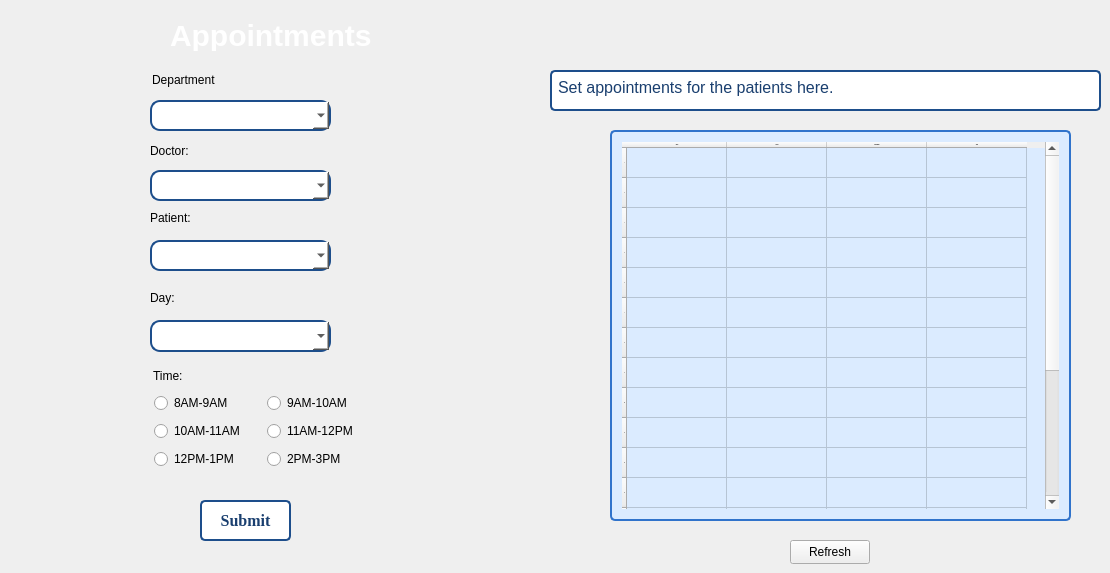
   <widget class="QWidget" name="tab_11">
    <attribute name="title">
     <string>Appointment</string>
    </attribute>
    <widget class="QTableWidget" name="tableWidget_7">
     <property name="geometry">
      <rect>
       <x>610</x>
       <y>130</y>
       <width>461</width>
       <height>391</height>
      </rect>
     </property>
     <property name="font">
      <font>
       <family>Times New Roman</family>
       <pointsize>-1</pointsize>
       <bold>true</bold>
      </font>
     </property>
     <property name="styleSheet">
      <string notr="true">QTableWidget
{
background-color: rgb(219, 235, 255); 
font-color: rgb(21, 50, 88); 
border: 2px solid rgb(48, 115, 203);
border-radius: 5px; 
padding: 10px 10px; 
font-size: 16px;
font-weight: bold;
cursor: pointer; 
}
QTableWidget:pressed 
{
background-color: rgb(45, 108, 190); 
font-color: rgb(255, 255, 255);
box-shadow: 2px 4px rgb(7, 17, 30); 
}
</string>
     </property>
     <row>
      <property name="text">
       <string>1</string>
      </property>
     </row>
     <row>
      <property name="text">
       <string>2</string>
      </property>
     </row>
     <row>
      <property name="text">
       <string>3</string>
      </property>
     </row>
     <row>
      <property name="text">
       <string>4</string>
      </property>
     </row>
     <row>
      <property name="text">
       <string>5</string>
      </property>
     </row>
     <row>
      <property name="text">
       <string>7</string>
      </property>
     </row>
     <row>
      <property name="text">
       <string>8</string>
      </property>
     </row>
     <row>
      <property name="text">
       <string>9</string>
      </property>
     </row>
     <row>
      <property name="text">
       <string>10</string>
      </property>
     </row>
     <row>
      <property name="text">
       <string>11</string>
      </property>
     </row>
     <row>
      <property name="text">
       <string>12</string>
      </property>
     </row>
     <row>
      <property name="text">
       <string>13</string>
      </property>
     </row>
     <row>
      <property name="text">
       <string>14</string>
      </property>
     </row>
     <row>
      <property name="text">
       <string>15</string>
      </property>
     </row>
     <row>
      <property name="text">
       <string>16</string>
      </property>
     </row>
     <row>
      <property name="text">
       <string>17</string>
      </property>
     </row>
     <row>
      <property name="text">
       <string>18</string>
      </property>
     </row>
     <row>
      <property name="text">
       <string>19</string>
      </property>
     </row>
     <row>
      <property name="text">
       <string>20</string>
      </property>
     </row>
     <column>
      <property name="text">
       <string>Name</string>
      </property>
     </column>
     <column>
      <property name="text">
       <string>Doctor</string>
      </property>
     </column>
     <column>
      <property name="text">
       <string>Department</string>
      </property>
     </column>
     <column>
      <property name="text">
       <string>Time</string>
      </property>
     </column>
    </widget>
    <widget class="QTextBrowser" name="textBrowser_15">
     <property name="geometry">
      <rect>
       <x>550</x>
       <y>70</y>
       <width>551</width>
       <height>41</height>
      </rect>
     </property>
     <property name="font">
      <font>
       <pointsize>-1</pointsize>
       <bold>true</bold>
      </font>
     </property>
     <property name="styleSheet">
      <string notr="true">QTextBrowser
{
background-color: rgb(255, 255, 255); 
color: rgb(26, 63, 111); 
border: 2px solid rgb(29, 78, 139);
border-radius: 5px; 
padding: 2px 2px; 
font-size: 16px;
font-weight: bold;
cursor: pointer; 
transition: background-color 0.3s ease, box-shadow 0.3s ease;
box-shadow: 0 4px 8px rgba(0, 0, 0, 0.1); 
}

</string>
     </property>
     <property name="html">
      <string>&lt;!DOCTYPE HTML PUBLIC &quot;-//W3C//DTD HTML 4.0//EN&quot; &quot;http://www.w3.org/TR/REC-html40/strict.dtd&quot;&gt;
&lt;html&gt;&lt;head&gt;&lt;meta name=&quot;qrichtext&quot; content=&quot;1&quot; /&gt;&lt;meta charset=&quot;utf-8&quot; /&gt;&lt;style type=&quot;text/css&quot;&gt;
p, li { white-space: pre-wrap; }
hr { height: 1px; border-width: 0; }
li.unchecked::marker { content: &quot;\2610&quot;; }
li.checked::marker { content: &quot;\2612&quot;; }
&lt;/style&gt;&lt;/head&gt;&lt;body style=&quot; font-family:'Segoe UI'; font-size:16px; font-weight:700; font-style:normal;&quot;&gt;
&lt;p align=&quot;justify&quot; style=&quot; margin-top:0px; margin-bottom:0px; margin-left:0px; margin-right:0px; -qt-block-indent:0; text-indent:0px;&quot;&gt;&lt;span style=&quot; font-size:12pt; font-weight:400;&quot;&gt;Set appointments for the patients here.&lt;/span&gt;&lt;/p&gt;&lt;/body&gt;&lt;/html&gt;</string>
     </property>
    </widget>
    <widget class="QPushButton" name="pushButton_9">
     <property name="geometry">
      <rect>
       <x>200</x>
       <y>500</y>
       <width>91</width>
       <height>41</height>
      </rect>
     </property>
     <property name="font">
      <font>
       <family>Times New Roman</family>
       <pointsize>-1</pointsize>
       <bold>true</bold>
      </font>
     </property>
     <property name="styleSheet">
      <string notr="true">QPushButton 
{
background-color: rgb(255, 255, 255); 
color: rgb(26, 63, 111); 
border: 2px solid rgb(29, 78, 139);
border-radius: 5px; 
padding: 10px 10px; 
font-size: 16px;
font-weight: bold;
cursor: pointer; 
transition: background-color 0.3s ease, box-shadow 0.3s ease;
}
QPushButton:hover 
{
background-color: rgb(219, 235, 255); 
box-shadow: 0 4px 8px rgba(0, 0, 0, 0.1); 
}
QPushButton:pressed 
{
background-color: rgb(45, 108, 190); 
color: rgb(255, 255, 255);
box-shadow: 0 2px 4px rgba(0, 0, 0, 0.1); 
}
</string>
     </property>
     <property name="text">
      <string>Submit</string>
     </property>
    </widget>
    <widget class="QLabel" name="label_48">
     <property name="geometry">
      <rect>
       <x>170</x>
       <y>20</y>
       <width>221</width>
       <height>31</height>
      </rect>
     </property>
     <property name="styleSheet">
      <string notr="true">QLabel {
color: rgb(255, 255, 255);
font-size: 30px; 
font-weight: bold;
}

QLabel {
text-shadow: 2px rgb(12, 29, 52); 
}
</string>
     </property>
     <property name="text">
      <string>Appointments</string>
     </property>
    </widget>
    <widget class="QComboBox" name="departmentcombo">
     <property name="geometry">
      <rect>
       <x>150</x>
       <y>100</y>
       <width>181</width>
       <height>31</height>
      </rect>
     </property>
     <property name="styleSheet">
      <string notr="true">QComboBox {
    background-color: rgb(255, 255, 255); 
    border: 2px solid rgb(29, 78, 139); 
    border-radius: 10px; 
    padding: 5 px; 
    font-size: 14 px; 
    color: rgb(0, 0, 0); 
}

QComboBox:hover {
    background-color:rgb(219, 235, 255); 
}

</string>
     </property>
     <item>
      <property name="text">
       <string/>
      </property>
     </item>
     <item>
      <property name="text">
       <string>Cardiology</string>
      </property>
     </item>
     <item>
      <property name="text">
       <string>Dermatology</string>
      </property>
     </item>
     <item>
      <property name="text">
       <string>Emergency Medicine</string>
      </property>
     </item>
     <item>
      <property name="text">
       <string>Endocrinology</string>
      </property>
     </item>
     <item>
      <property name="text">
       <string>Gastroenterology</string>
      </property>
     </item>
     <item>
      <property name="text">
       <string>General Surgery</string>
      </property>
     </item>
     <item>
      <property name="text">
       <string>Internal Medicine</string>
      </property>
     </item>
     <item>
      <property name="text">
       <string>Neurology</string>
      </property>
     </item>
     <item>
      <property name="text">
       <string>Obstetrics and Gynecology</string>
      </property>
     </item>
     <item>
      <property name="text">
       <string>Oncology</string>
      </property>
     </item>
     <item>
      <property name="text">
       <string>Ophthalmology</string>
      </property>
     </item>
     <item>
      <property name="text">
       <string>Orthopedics</string>
      </property>
     </item>
     <item>
      <property name="text">
       <string>Pediatrics</string>
      </property>
     </item>
     <item>
      <property name="text">
       <string>Psychiatry</string>
      </property>
     </item>
     <item>
      <property name="text">
       <string>Pulmonary Medicine</string>
      </property>
     </item>
     <item>
      <property name="text">
       <string>Rheumatology</string>
      </property>
     </item>
     <item>
      <property name="text">
       <string>Urology</string>
      </property>
     </item>
    </widget>
    <widget class="QLabel" name="label_4">
     <property name="geometry">
      <rect>
       <x>150</x>
       <y>140</y>
       <width>91</width>
       <height>21</height>
      </rect>
     </property>
     <property name="text">
      <string>Doctor:</string>
     </property>
    </widget>
    <widget class="QComboBox" name="doctorcombo">
     <property name="geometry">
      <rect>
       <x>150</x>
       <y>170</y>
       <width>181</width>
       <height>31</height>
      </rect>
     </property>
     <property name="styleSheet">
      <string notr="true">QComboBox {
    background-color: rgb(255, 255, 255); 
    border: 2px solid rgb(29, 78, 139); 
    border-radius: 10px; 
    padding: 5 px; 
    font-size: 14 px; 
    color: rgb(0, 0, 0); 
}

QComboBox:hover {
    background-color:rgb(219, 235, 255); 
}

</string>
     </property>
    </widget>
    <widget class="QComboBox" name="patientcombo">
     <property name="geometry">
      <rect>
       <x>150</x>
       <y>240</y>
       <width>181</width>
       <height>31</height>
      </rect>
     </property>
     <property name="styleSheet">
      <string notr="true">QComboBox {
    background-color: rgb(255, 255, 255); 
    border: 2px solid rgb(29, 78, 139); 
    border-radius: 10px; 
    padding: 5 px; 
    font-size: 14 px; 
    color: rgb(0, 0, 0); 
}

QComboBox:hover {
    background-color:rgb(219, 235, 255); 
}

</string>
     </property>
    </widget>
    <widget class="QLabel" name="label_5">
     <property name="geometry">
      <rect>
       <x>150</x>
       <y>210</y>
       <width>61</width>
       <height>16</height>
      </rect>
     </property>
     <property name="text">
      <string>Patient:</string>
     </property>
    </widget>
    <widget class="QLabel" name="label_41">
     <property name="geometry">
      <rect>
       <x>152</x>
       <y>72</y>
       <width>64</width>
       <height>16</height>
      </rect>
     </property>
     <property name="text">
      <string>Department</string>
     </property>
    </widget>
    <widget class="QComboBox" name="daycombo">
     <property name="geometry">
      <rect>
       <x>150</x>
       <y>320</y>
       <width>181</width>
       <height>32</height>
      </rect>
     </property>
     <property name="styleSheet">
      <string notr="true">QComboBox {
    background-color: rgb(255, 255, 255); 
    border: 2px solid rgb(29, 78, 139); 
    border-radius: 10px; 
    padding: 5 px; 
    font-size: 14 px; 
    color: rgb(0, 0, 0); 
}

QComboBox:hover {
    background-color:rgb(219, 235, 255); 
}

</string>
     </property>
     <item>
      <property name="text">
       <string/>
      </property>
     </item>
     <item>
      <property name="text">
       <string>Monday</string>
      </property>
     </item>
     <item>
      <property name="text">
       <string>Tuesday</string>
      </property>
     </item>
     <item>
      <property name="text">
       <string>Wednesday</string>
      </property>
     </item>
     <item>
      <property name="text">
       <string>Thursday</string>
      </property>
     </item>
     <item>
      <property name="text">
       <string>Friday</string>
      </property>
     </item>
     <item>
      <property name="text">
       <string>Saturday</string>
      </property>
     </item>
    </widget>
    <widget class="QLabel" name="label_42">
     <property name="geometry">
      <rect>
       <x>150</x>
       <y>290</y>
       <width>28</width>
       <height>16</height>
      </rect>
     </property>
     <property name="text">
      <string>Day:</string>
     </property>
    </widget>
    <widget class="QLabel" name="label_43">
     <property name="geometry">
      <rect>
       <x>153</x>
       <y>368</y>
       <width>29</width>
       <height>16</height>
      </rect>
     </property>
     <property name="text">
      <string>Time:</string>
     </property>
    </widget>
    <widget class="QWidget" name="layoutWidget">
     <property name="geometry">
      <rect>
       <x>154</x>
       <y>391</y>
       <width>219</width>
       <height>80</height>
      </rect>
     </property>
     <layout class="QGridLayout" name="gridLayout">
      <item row="0" column="0">
       <widget class="QRadioButton" name="radioButton">
        <property name="text">
         <string>8AM-9AM</string>
        </property>
       </widget>
      </item>
      <item row="0" column="1">
       <widget class="QRadioButton" name="radioButton_2">
        <property name="text">
         <string>9AM-10AM</string>
        </property>
       </widget>
      </item>
      <item row="1" column="0">
       <widget class="QRadioButton" name="radioButton_3">
        <property name="text">
         <string>10AM-11AM</string>
        </property>
       </widget>
      </item>
      <item row="1" column="1">
       <widget class="QRadioButton" name="radioButton_4">
        <property name="text">
         <string>11AM-12PM</string>
        </property>
       </widget>
      </item>
      <item row="2" column="0">
       <widget class="QRadioButton" name="radioButton_5">
        <property name="text">
         <string>12PM-1PM</string>
        </property>
       </widget>
      </item>
      <item row="2" column="1">
       <widget class="QRadioButton" name="radioButton_6">
        <property name="text">
         <string>2PM-3PM</string>
        </property>
       </widget>
      </item>
     </layout>
    </widget>
    <widget class="QPushButton" name="pushButton_6">
     <property name="geometry">
      <rect>
       <x>790</x>
       <y>540</y>
       <width>80</width>
       <height>24</height>
      </rect>
     </property>
     <property name="text">
      <string>Refresh</string>
     </property>
    </widget>
   </widget>
